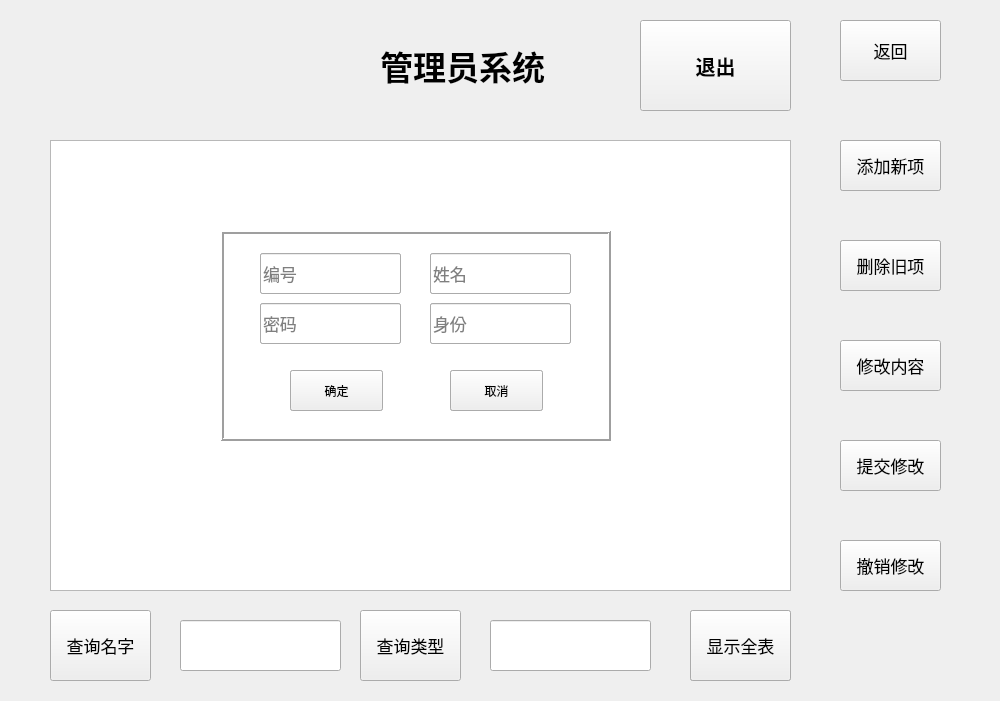
<?xml version="1.0" encoding="UTF-8"?>
<ui version="4.0">
 <class>Administrator</class>
 <widget class="QDialog" name="Administrator">
  <property name="geometry">
   <rect>
    <x>0</x>
    <y>0</y>
    <width>1000</width>
    <height>701</height>
   </rect>
  </property>
  <property name="windowTitle">
   <string>Dialog</string>
  </property>
  <widget class="QLabel" name="label">
   <property name="geometry">
    <rect>
     <x>380</x>
     <y>30</y>
     <width>241</width>
     <height>71</height>
    </rect>
   </property>
   <property name="font">
    <font>
     <pointsize>25</pointsize>
     <weight>75</weight>
     <bold>true</bold>
    </font>
   </property>
   <property name="text">
    <string>管理员系统</string>
   </property>
  </widget>
  <widget class="QPushButton" name="menu_btn">
   <property name="geometry">
    <rect>
     <x>190</x>
     <y>140</y>
     <width>151</width>
     <height>91</height>
    </rect>
   </property>
   <property name="font">
    <font>
     <pointsize>15</pointsize>
     <weight>75</weight>
     <bold>true</bold>
    </font>
   </property>
   <property name="text">
    <string>菜单管理</string>
   </property>
  </widget>
  <widget class="QPushButton" name="people_btn">
   <property name="geometry">
    <rect>
     <x>630</x>
     <y>140</y>
     <width>151</width>
     <height>91</height>
    </rect>
   </property>
   <property name="font">
    <font>
     <pointsize>15</pointsize>
     <weight>75</weight>
     <bold>true</bold>
    </font>
   </property>
   <property name="text">
    <string>人员管理</string>
   </property>
  </widget>
  <widget class="QPushButton" name="commit_btn">
   <property name="geometry">
    <rect>
     <x>840</x>
     <y>440</y>
     <width>101</width>
     <height>51</height>
    </rect>
   </property>
   <property name="font">
    <font>
     <pointsize>13</pointsize>
    </font>
   </property>
   <property name="text">
    <string>提交修改</string>
   </property>
  </widget>
  <widget class="QPushButton" name="revert_btn">
   <property name="geometry">
    <rect>
     <x>840</x>
     <y>540</y>
     <width>101</width>
     <height>51</height>
    </rect>
   </property>
   <property name="font">
    <font>
     <pointsize>13</pointsize>
    </font>
   </property>
   <property name="text">
    <string>撤销修改</string>
   </property>
  </widget>
  <widget class="QPushButton" name="add_btn">
   <property name="geometry">
    <rect>
     <x>840</x>
     <y>140</y>
     <width>101</width>
     <height>51</height>
    </rect>
   </property>
   <property name="font">
    <font>
     <pointsize>13</pointsize>
    </font>
   </property>
   <property name="text">
    <string>添加新项</string>
   </property>
  </widget>
  <widget class="QPushButton" name="delete_btn">
   <property name="geometry">
    <rect>
     <x>840</x>
     <y>240</y>
     <width>101</width>
     <height>51</height>
    </rect>
   </property>
   <property name="font">
    <font>
     <pointsize>13</pointsize>
    </font>
   </property>
   <property name="text">
    <string>删除旧项</string>
   </property>
  </widget>
  <widget class="QPushButton" name="select_btn">
   <property name="geometry">
    <rect>
     <x>50</x>
     <y>610</y>
     <width>101</width>
     <height>71</height>
    </rect>
   </property>
   <property name="font">
    <font>
     <pointsize>13</pointsize>
    </font>
   </property>
   <property name="text">
    <string>查询名字</string>
   </property>
  </widget>
  <widget class="QPushButton" name="showall_btn">
   <property name="geometry">
    <rect>
     <x>690</x>
     <y>610</y>
     <width>101</width>
     <height>71</height>
    </rect>
   </property>
   <property name="font">
    <font>
     <pointsize>13</pointsize>
    </font>
   </property>
   <property name="text">
    <string>显示全表</string>
   </property>
  </widget>
  <widget class="QLineEdit" name="lineEdit">
   <property name="geometry">
    <rect>
     <x>180</x>
     <y>620</y>
     <width>161</width>
     <height>51</height>
    </rect>
   </property>
   <property name="font">
    <font>
     <pointsize>13</pointsize>
    </font>
   </property>
  </widget>
  <widget class="QTableView" name="peopleView">
   <property name="geometry">
    <rect>
     <x>50</x>
     <y>140</y>
     <width>741</width>
     <height>451</height>
    </rect>
   </property>
  </widget>
  <widget class="QFrame" name="frame">
   <property name="geometry">
    <rect>
     <x>220</x>
     <y>230</y>
     <width>391</width>
     <height>211</height>
    </rect>
   </property>
   <property name="frameShape">
    <enum>QFrame::Box</enum>
   </property>
   <property name="frameShadow">
    <enum>QFrame::Raised</enum>
   </property>
   <property name="lineWidth">
    <number>2</number>
   </property>
   <widget class="QPushButton" name="cancle_btn">
    <property name="geometry">
     <rect>
      <x>230</x>
      <y>140</y>
      <width>93</width>
      <height>41</height>
     </rect>
    </property>
    <property name="text">
     <string>取消</string>
    </property>
   </widget>
   <widget class="QLineEdit" name="name_edit">
    <property name="geometry">
     <rect>
      <x>210</x>
      <y>23</y>
      <width>141</width>
      <height>41</height>
     </rect>
    </property>
    <property name="font">
     <font>
      <pointsize>13</pointsize>
     </font>
    </property>
    <property name="text">
     <string/>
    </property>
    <property name="placeholderText">
     <string>菜名</string>
    </property>
   </widget>
   <widget class="QLineEdit" name="id_edit">
    <property name="geometry">
     <rect>
      <x>40</x>
      <y>23</y>
      <width>141</width>
      <height>41</height>
     </rect>
    </property>
    <property name="font">
     <font>
      <pointsize>13</pointsize>
     </font>
    </property>
    <property name="text">
     <string/>
    </property>
    <property name="placeholderText">
     <string>编号</string>
    </property>
   </widget>
   <widget class="QLineEdit" name="type_edit">
    <property name="geometry">
     <rect>
      <x>210</x>
      <y>73</y>
      <width>141</width>
      <height>41</height>
     </rect>
    </property>
    <property name="font">
     <font>
      <pointsize>13</pointsize>
     </font>
    </property>
    <property name="text">
     <string/>
    </property>
    <property name="placeholderText">
     <string>类型</string>
    </property>
   </widget>
   <widget class="QLineEdit" name="price_edit">
    <property name="geometry">
     <rect>
      <x>40</x>
      <y>73</y>
      <width>141</width>
      <height>41</height>
     </rect>
    </property>
    <property name="font">
     <font>
      <pointsize>13</pointsize>
     </font>
    </property>
    <property name="text">
     <string/>
    </property>
    <property name="placeholderText">
     <string>价格</string>
    </property>
   </widget>
   <widget class="QPushButton" name="confirm_btn">
    <property name="geometry">
     <rect>
      <x>70</x>
      <y>140</y>
      <width>93</width>
      <height>41</height>
     </rect>
    </property>
    <property name="text">
     <string>确定</string>
    </property>
   </widget>
  </widget>
  <widget class="QTableView" name="menuView">
   <property name="geometry">
    <rect>
     <x>50</x>
     <y>140</y>
     <width>741</width>
     <height>451</height>
    </rect>
   </property>
  </widget>
  <widget class="QPushButton" name="add_btn_2">
   <property name="geometry">
    <rect>
     <x>840</x>
     <y>140</y>
     <width>101</width>
     <height>51</height>
    </rect>
   </property>
   <property name="font">
    <font>
     <pointsize>13</pointsize>
    </font>
   </property>
   <property name="text">
    <string>添加新项</string>
   </property>
  </widget>
  <widget class="QPushButton" name="back">
   <property name="geometry">
    <rect>
     <x>840</x>
     <y>20</y>
     <width>101</width>
     <height>61</height>
    </rect>
   </property>
   <property name="font">
    <font>
     <pointsize>13</pointsize>
    </font>
   </property>
   <property name="text">
    <string>返回</string>
   </property>
  </widget>
  <widget class="QFrame" name="frame_2">
   <property name="geometry">
    <rect>
     <x>220</x>
     <y>230</y>
     <width>391</width>
     <height>211</height>
    </rect>
   </property>
   <property name="frameShape">
    <enum>QFrame::Box</enum>
   </property>
   <property name="frameShadow">
    <enum>QFrame::Raised</enum>
   </property>
   <property name="lineWidth">
    <number>2</number>
   </property>
   <widget class="QPushButton" name="cancle_btn_2">
    <property name="geometry">
     <rect>
      <x>230</x>
      <y>140</y>
      <width>93</width>
      <height>41</height>
     </rect>
    </property>
    <property name="text">
     <string>取消</string>
    </property>
   </widget>
   <widget class="QLineEdit" name="name_edit_2">
    <property name="geometry">
     <rect>
      <x>210</x>
      <y>23</y>
      <width>141</width>
      <height>41</height>
     </rect>
    </property>
    <property name="font">
     <font>
      <pointsize>13</pointsize>
     </font>
    </property>
    <property name="text">
     <string/>
    </property>
    <property name="placeholderText">
     <string>姓名</string>
    </property>
   </widget>
   <widget class="QLineEdit" name="id_edit_2">
    <property name="geometry">
     <rect>
      <x>40</x>
      <y>23</y>
      <width>141</width>
      <height>41</height>
     </rect>
    </property>
    <property name="font">
     <font>
      <pointsize>13</pointsize>
     </font>
    </property>
    <property name="text">
     <string/>
    </property>
    <property name="placeholderText">
     <string>编号</string>
    </property>
   </widget>
   <widget class="QLineEdit" name="identity_edit">
    <property name="geometry">
     <rect>
      <x>210</x>
      <y>73</y>
      <width>141</width>
      <height>41</height>
     </rect>
    </property>
    <property name="font">
     <font>
      <pointsize>13</pointsize>
     </font>
    </property>
    <property name="text">
     <string/>
    </property>
    <property name="placeholderText">
     <string>身份</string>
    </property>
   </widget>
   <widget class="QLineEdit" name="password_edit">
    <property name="geometry">
     <rect>
      <x>40</x>
      <y>73</y>
      <width>141</width>
      <height>41</height>
     </rect>
    </property>
    <property name="font">
     <font>
      <pointsize>13</pointsize>
     </font>
    </property>
    <property name="text">
     <string/>
    </property>
    <property name="placeholderText">
     <string>密码</string>
    </property>
   </widget>
   <widget class="QPushButton" name="confirm_btn_2">
    <property name="geometry">
     <rect>
      <x>70</x>
      <y>140</y>
      <width>93</width>
      <height>41</height>
     </rect>
    </property>
    <property name="text">
     <string>确定</string>
    </property>
   </widget>
  </widget>
  <widget class="QPushButton" name="change_btn">
   <property name="geometry">
    <rect>
     <x>840</x>
     <y>340</y>
     <width>101</width>
     <height>51</height>
    </rect>
   </property>
   <property name="font">
    <font>
     <pointsize>13</pointsize>
    </font>
   </property>
   <property name="text">
    <string>修改内容</string>
   </property>
  </widget>
  <widget class="QPushButton" name="showall_btn_2">
   <property name="geometry">
    <rect>
     <x>690</x>
     <y>610</y>
     <width>101</width>
     <height>71</height>
    </rect>
   </property>
   <property name="font">
    <font>
     <pointsize>13</pointsize>
    </font>
   </property>
   <property name="text">
    <string>显示全表</string>
   </property>
  </widget>
  <widget class="QPushButton" name="delete_btn_2">
   <property name="geometry">
    <rect>
     <x>840</x>
     <y>240</y>
     <width>101</width>
     <height>51</height>
    </rect>
   </property>
   <property name="font">
    <font>
     <pointsize>13</pointsize>
    </font>
   </property>
   <property name="text">
    <string>删除旧项</string>
   </property>
  </widget>
  <widget class="QPushButton" name="select_btn_2">
   <property name="geometry">
    <rect>
     <x>360</x>
     <y>610</y>
     <width>101</width>
     <height>71</height>
    </rect>
   </property>
   <property name="font">
    <font>
     <pointsize>13</pointsize>
    </font>
   </property>
   <property name="text">
    <string>查询类型</string>
   </property>
  </widget>
  <widget class="QLineEdit" name="lineEdit_2">
   <property name="geometry">
    <rect>
     <x>490</x>
     <y>620</y>
     <width>161</width>
     <height>51</height>
    </rect>
   </property>
   <property name="font">
    <font>
     <pointsize>13</pointsize>
    </font>
   </property>
  </widget>
  <widget class="QPushButton" name="pushButton">
   <property name="geometry">
    <rect>
     <x>640</x>
     <y>20</y>
     <width>151</width>
     <height>91</height>
    </rect>
   </property>
   <property name="font">
    <font>
     <pointsize>15</pointsize>
     <weight>75</weight>
     <bold>true</bold>
    </font>
   </property>
   <property name="text">
    <string>退出</string>
   </property>
  </widget>
  <zorder>people_btn</zorder>
  <zorder>menu_btn</zorder>
  <zorder>peopleView</zorder>
  <zorder>label</zorder>
  <zorder>commit_btn</zorder>
  <zorder>revert_btn</zorder>
  <zorder>add_btn</zorder>
  <zorder>delete_btn</zorder>
  <zorder>select_btn</zorder>
  <zorder>showall_btn</zorder>
  <zorder>lineEdit</zorder>
  <zorder>menuView</zorder>
  <zorder>frame</zorder>
  <zorder>add_btn_2</zorder>
  <zorder>back</zorder>
  <zorder>frame_2</zorder>
  <zorder>change_btn</zorder>
  <zorder>showall_btn_2</zorder>
  <zorder>delete_btn_2</zorder>
  <zorder>select_btn_2</zorder>
  <zorder>lineEdit_2</zorder>
  <zorder>pushButton</zorder>
 </widget>
 <resources/>
 <connections/>
</ui>
